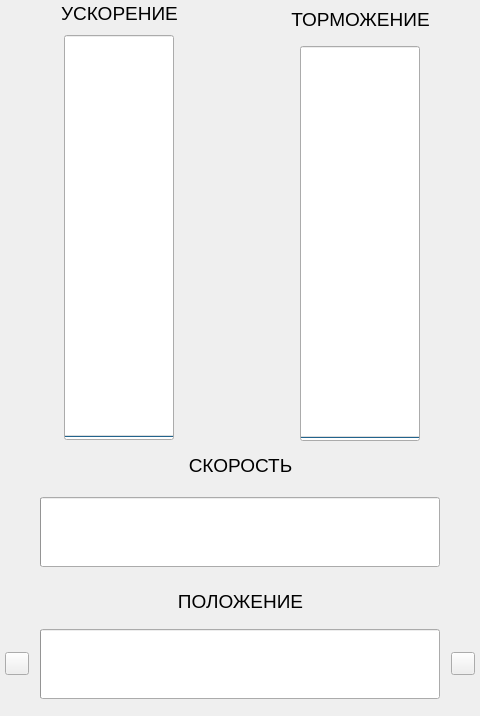
<?xml version="1.0" encoding="UTF-8"?>
<ui version="4.0">
 <class>Form</class>
 <widget class="QWidget" name="Form">
  <property name="geometry">
   <rect>
    <x>0</x>
    <y>0</y>
    <width>480</width>
    <height>716</height>
   </rect>
  </property>
  <property name="windowTitle">
   <string>Form</string>
  </property>
  <widget class="QWidget" name="verticalLayoutWidget">
   <property name="geometry">
    <rect>
     <x>-1</x>
     <y>-1</y>
     <width>241</width>
     <height>441</height>
    </rect>
   </property>
   <layout class="QVBoxLayout" name="verticalLayout">
    <item>
     <widget class="QLabel" name="label">
      <property name="sizePolicy">
       <sizepolicy hsizetype="Expanding" vsizetype="Fixed">
        <horstretch>0</horstretch>
        <verstretch>0</verstretch>
       </sizepolicy>
      </property>
      <property name="minimumSize">
       <size>
        <width>0</width>
        <height>30</height>
       </size>
      </property>
      <property name="text">
       <string>&lt;html&gt;&lt;head/&gt;&lt;body&gt;&lt;p&gt;&lt;span style=&quot; font-size:14pt;&quot;&gt;УСКОРЕНИЕ&lt;/span&gt;&lt;/p&gt;&lt;/body&gt;&lt;/html&gt;</string>
      </property>
      <property name="alignment">
       <set>Qt::AlignCenter</set>
      </property>
     </widget>
    </item>
    <item alignment="Qt::AlignHCenter">
     <widget class="QProgressBar" name="Acceleration">
      <property name="minimumSize">
       <size>
        <width>110</width>
        <height>100</height>
       </size>
      </property>
      <property name="value">
       <number>0</number>
      </property>
      <property name="alignment">
       <set>Qt::AlignCenter</set>
      </property>
      <property name="orientation">
       <enum>Qt::Vertical</enum>
      </property>
      <property name="format">
       <string/>
      </property>
     </widget>
    </item>
   </layout>
  </widget>
  <widget class="QWidget" name="verticalLayoutWidget_2">
   <property name="geometry">
    <rect>
     <x>240</x>
     <y>0</y>
     <width>241</width>
     <height>441</height>
    </rect>
   </property>
   <layout class="QVBoxLayout" name="verticalLayout_2">
    <item>
     <widget class="QLabel" name="label_2">
      <property name="sizePolicy">
       <sizepolicy hsizetype="Expanding" vsizetype="Fixed">
        <horstretch>0</horstretch>
        <verstretch>0</verstretch>
       </sizepolicy>
      </property>
      <property name="minimumSize">
       <size>
        <width>0</width>
        <height>40</height>
       </size>
      </property>
      <property name="text">
       <string>&lt;html&gt;&lt;head/&gt;&lt;body&gt;&lt;p&gt;&lt;span style=&quot; font-size:14pt;&quot;&gt;ТОРМОЖЕНИЕ&lt;/span&gt;&lt;/p&gt;&lt;/body&gt;&lt;/html&gt;</string>
      </property>
      <property name="alignment">
       <set>Qt::AlignCenter</set>
      </property>
     </widget>
    </item>
    <item alignment="Qt::AlignHCenter">
     <widget class="QProgressBar" name="Braking">
      <property name="minimumSize">
       <size>
        <width>120</width>
        <height>0</height>
       </size>
      </property>
      <property name="layoutDirection">
       <enum>Qt::LeftToRight</enum>
      </property>
      <property name="value">
       <number>0</number>
      </property>
      <property name="alignment">
       <set>Qt::AlignCenter</set>
      </property>
      <property name="orientation">
       <enum>Qt::Vertical</enum>
      </property>
      <property name="format">
       <string/>
      </property>
     </widget>
    </item>
   </layout>
  </widget>
  <widget class="QWidget" name="verticalLayoutWidget_3">
   <property name="geometry">
    <rect>
     <x>0</x>
     <y>440</y>
     <width>481</width>
     <height>141</height>
    </rect>
   </property>
   <layout class="QVBoxLayout" name="verticalLayout_3">
    <item>
     <widget class="QLabel" name="label_3">
      <property name="sizePolicy">
       <sizepolicy hsizetype="Expanding" vsizetype="Fixed">
        <horstretch>0</horstretch>
        <verstretch>0</verstretch>
       </sizepolicy>
      </property>
      <property name="text">
       <string>&lt;html&gt;&lt;head/&gt;&lt;body&gt;&lt;p&gt;&lt;span style=&quot; font-size:14pt;&quot;&gt;СКОРОСТЬ&lt;/span&gt;&lt;/p&gt;&lt;/body&gt;&lt;/html&gt;</string>
      </property>
      <property name="alignment">
       <set>Qt::AlignCenter</set>
      </property>
     </widget>
    </item>
    <item alignment="Qt::AlignHCenter">
     <widget class="QProgressBar" name="Velocity">
      <property name="sizePolicy">
       <sizepolicy hsizetype="Fixed" vsizetype="Fixed">
        <horstretch>0</horstretch>
        <verstretch>0</verstretch>
       </sizepolicy>
      </property>
      <property name="minimumSize">
       <size>
        <width>400</width>
        <height>70</height>
       </size>
      </property>
      <property name="value">
       <number>0</number>
      </property>
      <property name="format">
       <string/>
      </property>
     </widget>
    </item>
   </layout>
  </widget>
  <widget class="QWidget" name="verticalLayoutWidget_4">
   <property name="geometry">
    <rect>
     <x>0</x>
     <y>580</y>
     <width>481</width>
     <height>131</height>
    </rect>
   </property>
   <layout class="QVBoxLayout" name="verticalLayout_4">
    <item>
     <widget class="QLabel" name="label_4">
      <property name="sizePolicy">
       <sizepolicy hsizetype="Expanding" vsizetype="Fixed">
        <horstretch>0</horstretch>
        <verstretch>0</verstretch>
       </sizepolicy>
      </property>
      <property name="text">
       <string>&lt;html&gt;&lt;head/&gt;&lt;body&gt;&lt;p&gt;&lt;span style=&quot; font-size:14pt;&quot;&gt;ПОЛОЖЕНИЕ&lt;/span&gt;&lt;/p&gt;&lt;/body&gt;&lt;/html&gt;</string>
      </property>
      <property name="alignment">
       <set>Qt::AlignCenter</set>
      </property>
     </widget>
    </item>
    <item>
     <layout class="QHBoxLayout" name="horizontalLayout">
      <item>
       <widget class="QToolButton" name="Base1">
        <property name="text">
         <string/>
        </property>
        <property name="checkable">
         <bool>true</bool>
        </property>
       </widget>
      </item>
      <item>
       <widget class="QProgressBar" name="Coordinate">
        <property name="sizePolicy">
         <sizepolicy hsizetype="Fixed" vsizetype="Fixed">
          <horstretch>0</horstretch>
          <verstretch>0</verstretch>
         </sizepolicy>
        </property>
        <property name="minimumSize">
         <size>
          <width>400</width>
          <height>70</height>
         </size>
        </property>
        <property name="minimum">
         <number>0</number>
        </property>
        <property name="value">
         <number>0</number>
        </property>
        <property name="format">
         <string/>
        </property>
       </widget>
      </item>
      <item>
       <widget class="QToolButton" name="Base2">
        <property name="text">
         <string/>
        </property>
        <property name="checkable">
         <bool>true</bool>
        </property>
       </widget>
      </item>
     </layout>
    </item>
   </layout>
  </widget>
 </widget>
 <resources/>
 <connections/>
</ui>
